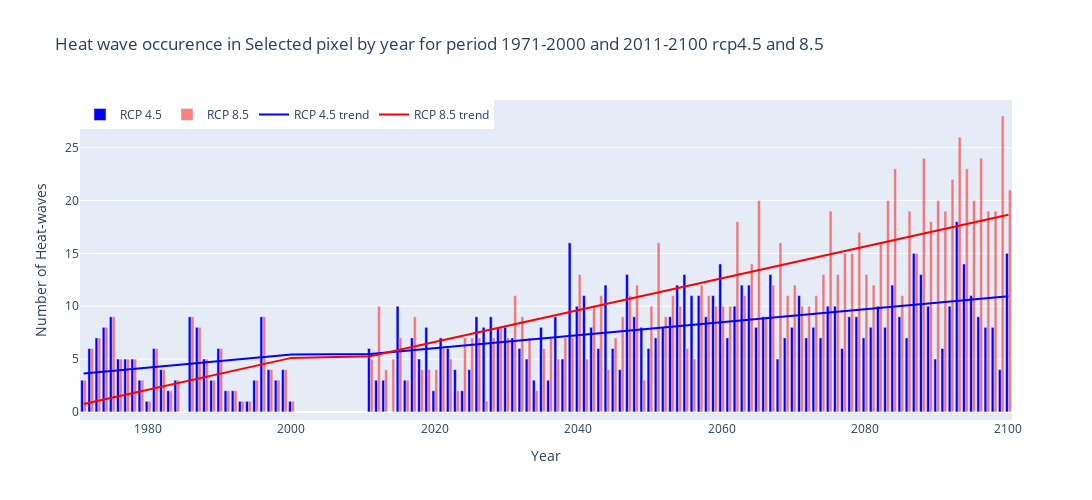

The notebook cell saved with this chart:
### Code cell
# This code plots the heat-wave occurrence for the selected point for years 
# Sample data
b = pixel_values_hy + pixel_values_p1y_45 + pixel_values_p2y_45 + pixel_values_p3y_45
t = pixel_values_hy + pixel_values_p1y_85 + pixel_values_p2y_85 + pixel_values_p3y_85
# Calculate trend lines for b and t
b_trend = np.polyfit(np.arange(len(b)), b, 1)
t_trend = np.polyfit(np.arange(len(t)), t, 1)
# Define years
yearh = list(range(1971, 2001))
yearp1 = list(range(2011, 2101))
year = yearh + yearp1
# Create figure
fig = go.Figure()
# Add bar trace for 'b'
fig.add_trace(go.Bar(x=year, y=b, name='RCP 4.5', marker_color='blue'))
# Add bar trace for 't'
fig.add_trace(go.Bar(x=year, y=t, name='RCP 8.5', opacity=0.5, marker_color='red'))
# Add trend line trace for 'b'
fig.add_trace(go.Scatter(x=year, y=np.polyval(b_trend, np.arange(len(b))), mode='lines', name='RCP 4.5 trend', line=dict(color='blue')))
# Add trend line trace for 't'
fig.add_trace(go.Scatter(x=year, y=np.polyval(t_trend, np.arange(len(t))), mode='lines', name='RCP 8.5 trend', line=dict(color='red')))
# Update layout
fig.update_layout(
    title='Heat wave occurence in Selected pixel by year for period 1971-2000 and 2011-2100 rcp4.5 and 8.5',
    xaxis_title='Year',
    yaxis_title='Number of Heat-waves',
    legend=dict(x=0, y=1, traceorder='normal', orientation='h'),
    width=1100,
    height=500)
